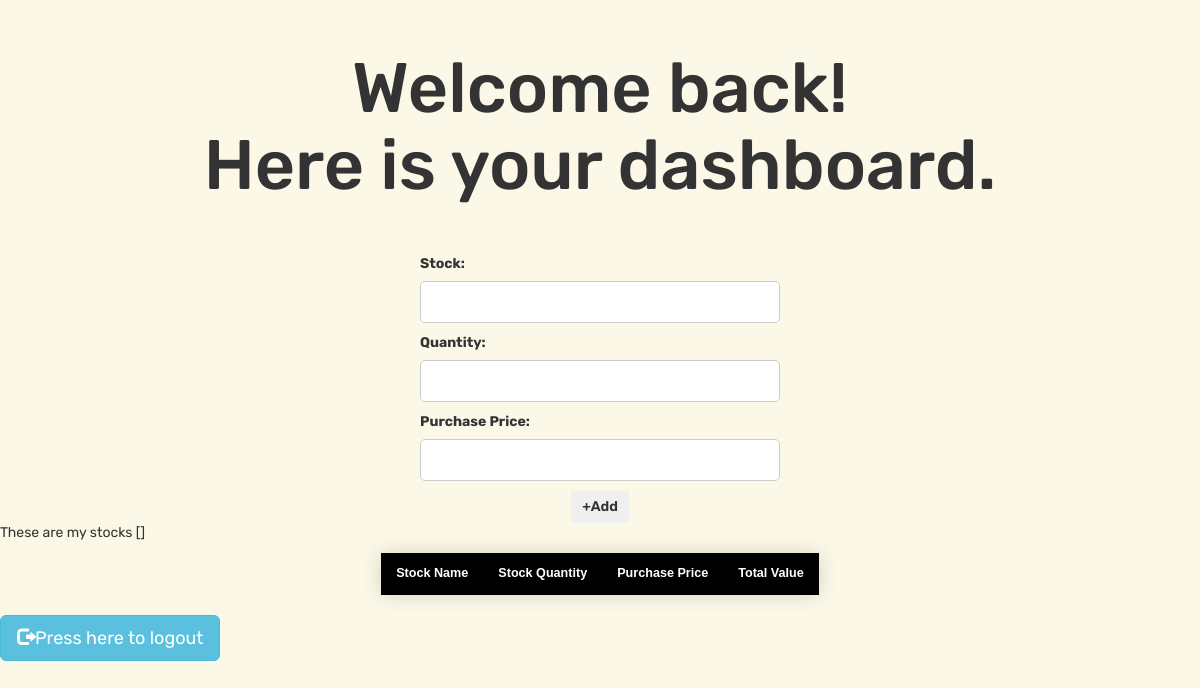
Page /dashboard (signed in) on the earlier database version.
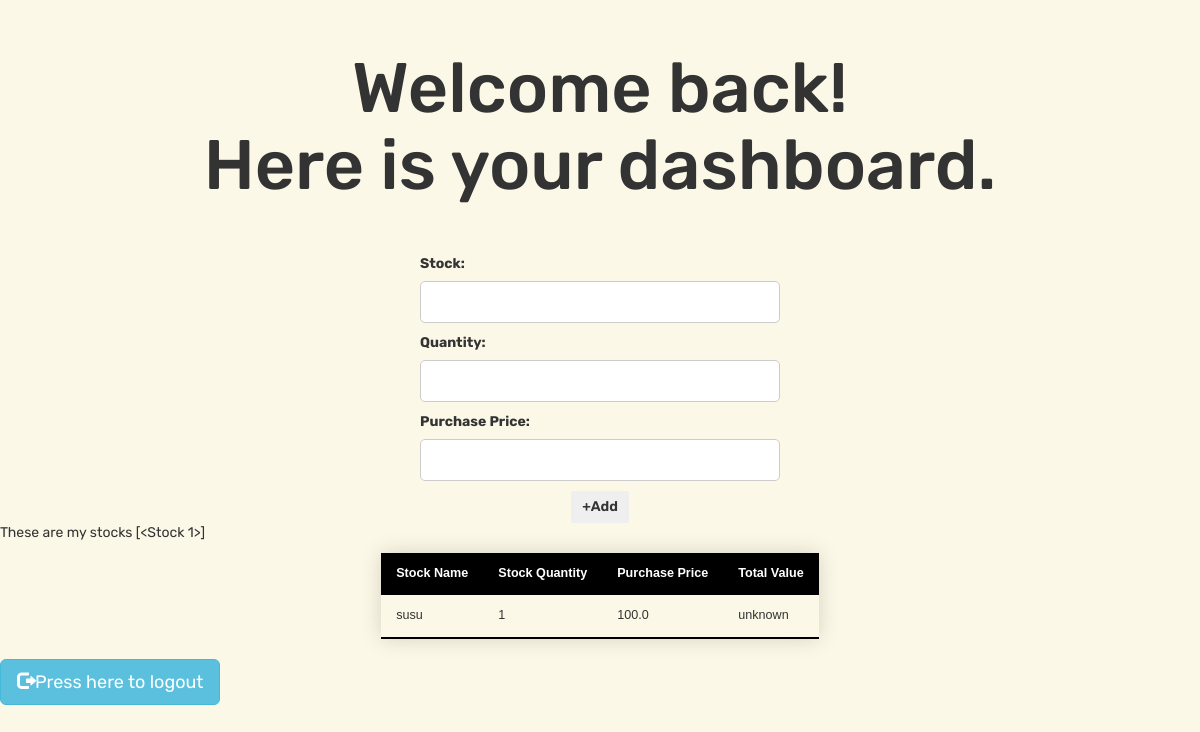
Same page on the later database version.
### main.py (models this page shows)
class Stock(db.Model):
    id = db.Column(db.Integer, primary_key=True)
    name = db.Column(db.String(50), nullable=False)
    quantity = db.Column(db.Integer, nullable=False)
    user_id = db.Column(db.Integer, db.ForeignKey('user.id'), nullable=False)
    purchase_price = db.Column(db.Float, nullable=False)

### main.py (the view)
@app.route('/dashboard', methods=['POST',"GET"])
@login_required
def dashboard():
    stocks = Stock.query.filter_by(user_id=current_user.id).all()
    if request.method == "POST":
        return redirect(url_for('dashboard'))
    return render_template('dashboard.html', stocks=stocks)

### main.py (called while the page is built)
@login_manager.user_loader
def load_user(user_id):
    return User.query.get(int(user_id))

### templates/dashboard.html (shortened to what this page needs)
<!DOCTYPE html>
<html lang="en">
  <head>
    <link rel="stylesheet" href="https://maxcdn.bootstrapcdn.com/bootstrap/3.3.7/css/bootstrap.min.css">
    <link rel="stylesheet" href="../static/stylesDashboard.css">
  </head>
  <body>
    <h1>Welcome back! <br>
      Here is your dashboard.
    </h1>
    <div>
      <form action="/submit" method ="POST">
        <label for="Stock">Stock:</label>
        <input type="text" id="Stock" name="Stock" required>
        <label for="stockQuantity">Quantity:</label>
        <input type="number" id="stockQuantity" name="stockQuantity" required>
        <label for="purchasePrice">Purchase Price:</label>
        <input type="number" id="purchasePrice" name="purchasePrice" required>
        <button type="submit">+Add</button>
      </form>
    </div>
    <p> These are my stocks {{stocks}} </p>
    <table class="styled-table">
      <thead>
          <tr>
              <th>Stock Name</th>
              <th>Stock Quantity</th>
              <th>Purchase Price</th>
              <th>Total Value</th>
          </tr>
      </thead>
      <tbody>
        {% for stock in stocks %}
          <tr>
              <td>{{ stock.name }}</td>
              <td>{{ stock.quantity }}</td>
              <td>{{ stock.purchase_price }}</td>
              <td>unknown</td>
          </tr>
        {% endfor %}
      </tbody>
  </table>
    <a href="{{url_for('logout')}}" class="btn btn-info btn-lg">
      <span class="glyphicon glyphicon-log-out"></span>Press here to logout
    </a>
  </body>
</html>

### static/stylesDashboard.css (style rules this page uses)
body { background: #fbf8e7; font-family: 'Rubik', sans-serif; }
h1 { text-align: center; font-size: 70px; margin: 50px; }
label { display: block; margin-bottom: 7px; padding-left: 35%; }
input[type="text"], input[type="password"] { display: block; width: 30%; padding: 10px; border-radius: 5px; border: 1px solid #ccc; margin-bottom: 10px; margin-left: 35%; }
input[type="number"], input[type="password"] { display: block; width: 30%; padding: 10px; border-radius: 5px; border: 1px solid #ccc; margin-bottom: 10px; margin-left: 35%; }
a { display: block; text-align: center; margin-top: 20px; }
button { display: block; padding: 0.5rem 1rem; border-radius: 0.25rem; font-weight: 600; text-align: center; white-space: nowrap; cursor: pointer; user-select: none; border: 1px solid transparent; margin:0 auto; }
.styled-table { border-collapse: collapse; margin: auto; font-size: 0.9em; font-family: sans-serif; min-width: 400px; box-shadow: 0 0 20px rgba(0, 0, 0, 0.15); }
.styled-table th, .styled-table td { padding: 12px 15px; }
.styled-table thead tr { background-color: #000000; color: #ffffff; text-align: left; }
.styled-table tbody tr { border-bottom: 1px solid #dddddd; }
.styled-table tbody tr:last-of-type { border-bottom: 2px solid #000000; }

Differences in the rows shown:
added Stock: name "susu", quantity "1", purchase_price "100.0"
Other differences:
{{ stocks }}: "[]" → "[<Stock 1>]"
